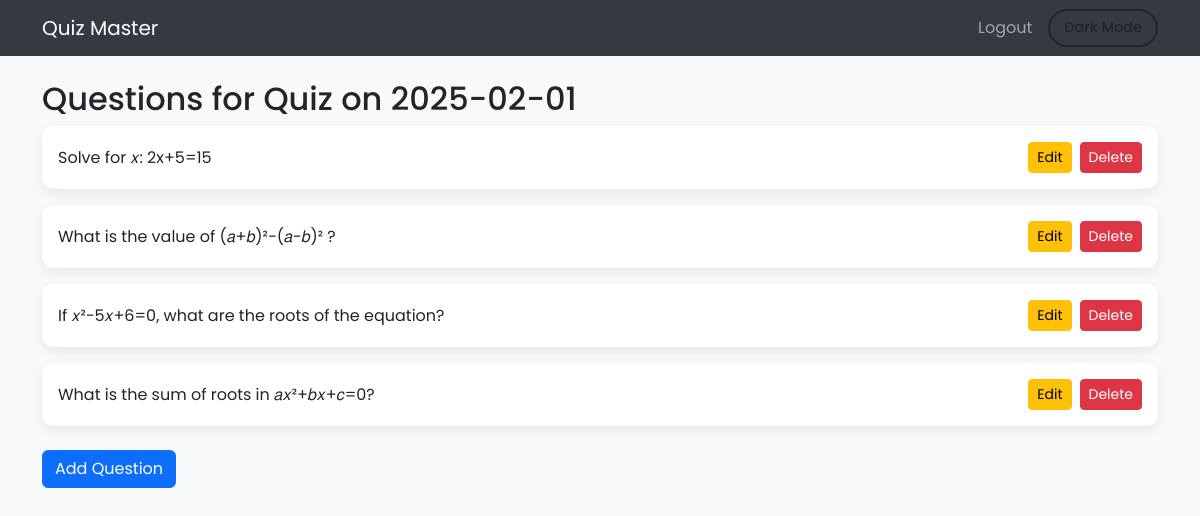
The app's page /quiz_questions/1, older data.
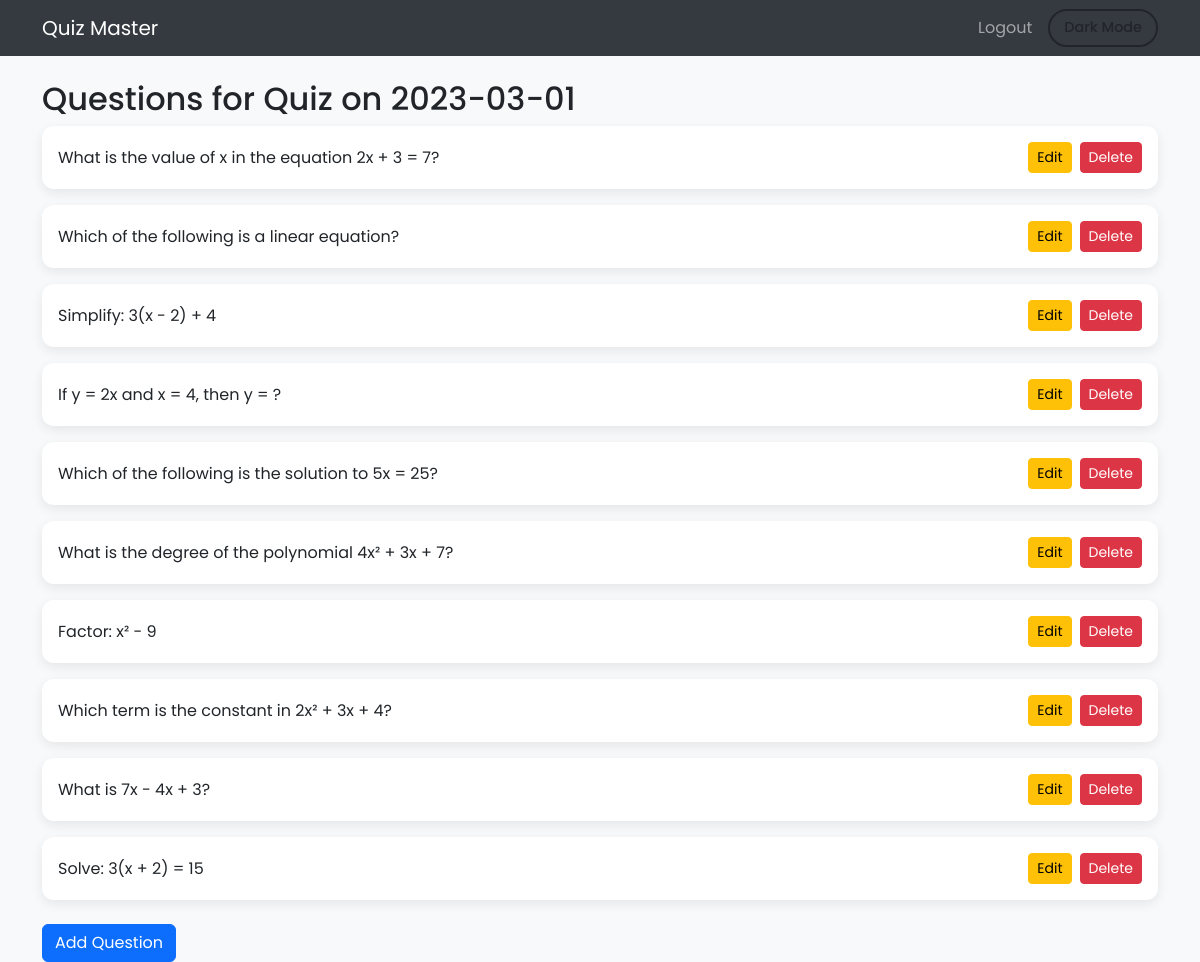
The same page, newer data.
### app.py (models this page shows)
class Quiz(db.Model):
    id = db.Column(db.Integer, primary_key=True)
    chapter_id = db.Column(db.Integer, db.ForeignKey('chapter.id'), nullable=False)
    date_of_quiz = db.Column(db.Date, nullable=False)
    time_duration = db.Column(db.String(10), nullable=False)
    remarks = db.Column(db.Text, nullable=True)

class Question(db.Model):
    id = db.Column(db.Integer, primary_key=True)
    quiz_id = db.Column(db.Integer, db.ForeignKey('quiz.id'), nullable=False)
    question_statement = db.Column(db.Text, nullable=False)
    option1 = db.Column(db.String(200), nullable=False)
    option2 = db.Column(db.String(200), nullable=False)
    option3 = db.Column(db.String(200), nullable=False)
    option4 = db.Column(db.String(200), nullable=False)
    correct_option = db.Column(db.Integer, nullable=False)

### app.py (the view)
@app.route('/quiz_questions/<int:quiz_id>')
def quiz_questions(quiz_id):
    quiz = Quiz.query.get_or_404(quiz_id)
    questions = Question.query.filter_by(quiz_id=quiz_id).all()
    return render_template('quiz_questions.html', quiz=quiz, questions=questions)

### templates/quiz_questions.html (shortened to what this page needs)
<!DOCTYPE html>
<html lang="en" class="light-theme">
<head>
  <link href="https://cdn.jsdelivr.net/npm/bootstrap@5.3.0/dist/css/bootstrap.min.css" rel="stylesheet"/>
</head>
<body>
    <nav class="navbar navbar-expand-lg navbar-dark">
        <div class="container">
          <a class="navbar-brand" href="/">Quiz Master</a>
          <div class="collapse navbar-collapse">
            <ul class="navbar-nav ms-auto align-items-center">
              <li class="nav-item"><a class="nav-link" href="/logout">Logout</a></li>
              <li class="nav-item ms-2">
                <button id="theme-toggle" class="btn btn-theme-toggle">Dark Mode</button>
              </li>
            </ul>
          </div>
        </div>
      </nav>
  <div class="container mt-4">
    <h2>Questions for Quiz on {{ quiz.date_of_quiz }}</h2>
    {% if questions %}
    <div class="row row-cols-1 g-3">
      {% for question in questions %}
      <div class="col">
        <div class="d-flex justify-content-between align-items-center p-3 question-card">
          <div>{{ question.question_statement }}</div>
          <div class="d-flex flex-wrap gap-2">
            <a href="/edit_question/{{ question.id }}" class="btn btn-warning btn-sm">Edit</a>
            <form action="/delete_question/{{ question.id }}" method="POST" class="d-inline">
              <button type="submit" class="btn btn-danger btn-sm">Delete</button>
            </form>
          </div>
        </div>
      </div>
      {% endfor %}
    </div>
    {% else %}
    <p class="mt-3">No questions added for this quiz yet.</p>
    {% endif %}
    <a href="/add_question/{{ quiz.id }}" class="btn btn-primary mt-4">Add Question</a>
  </div>
</body>
</html>

Row changes from the older to the newer data that the page shows:
removed Question: question_statement "What is the value of (𝑎+𝑏)²−(𝑎−𝑏)² ?"
removed Question: question_statement "If 𝑥²−5𝑥+6=0, what are the roots of the equation?"
changed Quiz: date_of_quiz "2025-02-01" → "2023-03-01"
changed Question: question_statement "Solve for 𝑥: 2x+5=15" → "What is the value of x in the equation 2x + 3 = 7?"
added Question: question_statement "Which of the following is a linear equation?"
added Question: question_statement "Simplify: 3(x - 2) + 4"
changed Question: question_statement "What is the sum of roots in 𝑎𝑥²+𝑏𝑥+𝑐=0?" → "If y = 2x and x = 4, then y = ?"
added Question: question_statement "Which of the following is the solution to 5x = 25?"
now on this page (row edited): Question: question_statement "What is the degree of the polynomial 4x² + 3x + 7?"
now on this page (row edited): Question: question_statement "Factor: x² - 9"
now on this page (row edited): Question: question_statement "Which term is the constant in 2x² + 3x + 4?"
now on this page (row edited): Question: question_statement "What is 7x - 4x + 3?"
now on this page (row edited): Question: question_statement "Solve: 3(x + 2) = 15"
